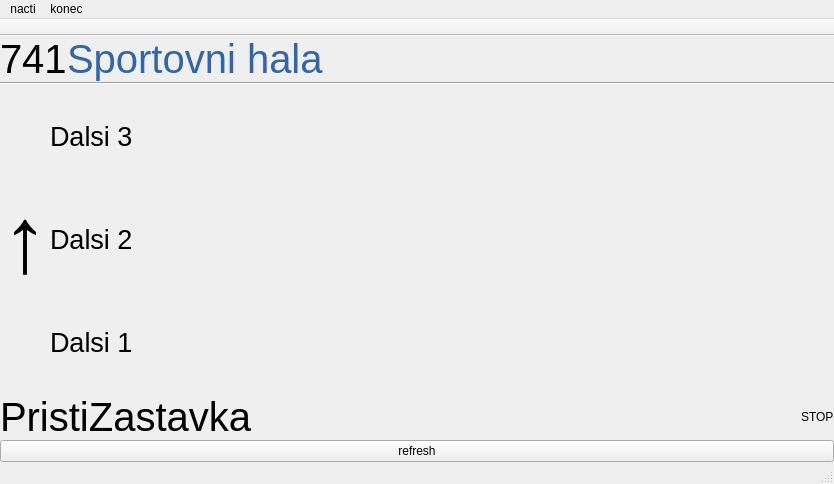
<?xml version="1.0" encoding="UTF-8"?>
<ui version="4.0">
 <class>MainWindow</class>
 <widget class="QMainWindow" name="MainWindow">
  <property name="enabled">
   <bool>true</bool>
  </property>
  <property name="geometry">
   <rect>
    <x>0</x>
    <y>0</y>
    <width>834</width>
    <height>484</height>
   </rect>
  </property>
  <property name="sizePolicy">
   <sizepolicy hsizetype="Minimum" vsizetype="Minimum">
    <horstretch>0</horstretch>
    <verstretch>0</verstretch>
   </sizepolicy>
  </property>
  <property name="windowTitle">
   <string>MainWindow</string>
  </property>
  <widget class="QWidget" name="centralWidget">
   <layout class="QHBoxLayout" name="horizontalLayout_4">
    <property name="spacing">
     <number>0</number>
    </property>
    <property name="leftMargin">
     <number>0</number>
    </property>
    <property name="topMargin">
     <number>0</number>
    </property>
    <property name="rightMargin">
     <number>0</number>
    </property>
    <property name="bottomMargin">
     <number>0</number>
    </property>
    <item>
     <layout class="QVBoxLayout" name="verticalLayout">
      <property name="spacing">
       <number>0</number>
      </property>
      <property name="sizeConstraint">
       <enum>QLayout::SetMaximumSize</enum>
      </property>
      <item>
       <layout class="QHBoxLayout" name="horizontalLayout">
        <property name="spacing">
         <number>0</number>
        </property>
        <item>
         <widget class="QLabel" name="Llinka">
          <property name="sizePolicy">
           <sizepolicy hsizetype="Maximum" vsizetype="Maximum">
            <horstretch>0</horstretch>
            <verstretch>0</verstretch>
           </sizepolicy>
          </property>
          <property name="font">
           <font>
            <pointsize>30</pointsize>
           </font>
          </property>
          <property name="autoFillBackground">
           <bool>false</bool>
          </property>
          <property name="text">
           <string>741</string>
          </property>
         </widget>
        </item>
        <item>
         <widget class="QLabel" name="Lcil">
          <property name="sizePolicy">
           <sizepolicy hsizetype="Preferred" vsizetype="Maximum">
            <horstretch>0</horstretch>
            <verstretch>0</verstretch>
           </sizepolicy>
          </property>
          <property name="font">
           <font>
            <pointsize>30</pointsize>
           </font>
          </property>
          <property name="autoFillBackground">
           <bool>false</bool>
          </property>
          <property name="text">
           <string>&lt;html&gt;&lt;head/&gt;&lt;body&gt;&lt;p&gt;&lt;span style=&quot; color:#3465a4;&quot;&gt;Sportovni hala&lt;/span&gt;&lt;/p&gt;&lt;/body&gt;&lt;/html&gt;</string>
          </property>
         </widget>
        </item>
       </layout>
      </item>
      <item>
       <widget class="Line" name="line">
        <property name="orientation">
         <enum>Qt::Horizontal</enum>
        </property>
       </widget>
      </item>
      <item>
       <layout class="QHBoxLayout" name="horizontalLayout_3">
        <property name="spacing">
         <number>0</number>
        </property>
        <item>
         <widget class="QLabel" name="sipka">
          <property name="sizePolicy">
           <sizepolicy hsizetype="Fixed" vsizetype="Preferred">
            <horstretch>0</horstretch>
            <verstretch>0</verstretch>
           </sizepolicy>
          </property>
          <property name="maximumSize">
           <size>
            <width>50</width>
            <height>16777215</height>
           </size>
          </property>
          <property name="font">
           <font>
            <pointsize>70</pointsize>
           </font>
          </property>
          <property name="text">
           <string>↑</string>
          </property>
          <property name="alignment">
           <set>Qt::AlignCenter</set>
          </property>
         </widget>
        </item>
        <item>
         <layout class="QVBoxLayout" name="verticalLayout_2">
          <property name="spacing">
           <number>0</number>
          </property>
          <item>
           <widget class="QLabel" name="Lnacestna4">
            <property name="sizePolicy">
             <sizepolicy hsizetype="Minimum" vsizetype="Minimum">
              <horstretch>0</horstretch>
              <verstretch>0</verstretch>
             </sizepolicy>
            </property>
            <property name="font">
             <font>
              <pointsize>20</pointsize>
             </font>
            </property>
            <property name="text">
             <string>Dalsi 3</string>
            </property>
           </widget>
          </item>
          <item>
           <widget class="QLabel" name="Lnacestna3">
            <property name="sizePolicy">
             <sizepolicy hsizetype="Minimum" vsizetype="Minimum">
              <horstretch>0</horstretch>
              <verstretch>0</verstretch>
             </sizepolicy>
            </property>
            <property name="font">
             <font>
              <pointsize>20</pointsize>
             </font>
            </property>
            <property name="text">
             <string>Dalsi 2</string>
            </property>
           </widget>
          </item>
          <item>
           <widget class="QLabel" name="Lnacestna2">
            <property name="sizePolicy">
             <sizepolicy hsizetype="Minimum" vsizetype="Minimum">
              <horstretch>0</horstretch>
              <verstretch>0</verstretch>
             </sizepolicy>
            </property>
            <property name="font">
             <font>
              <pointsize>20</pointsize>
             </font>
            </property>
            <property name="text">
             <string>Dalsi 1</string>
            </property>
           </widget>
          </item>
         </layout>
        </item>
       </layout>
      </item>
      <item>
       <layout class="QHBoxLayout" name="horizontalLayout_2">
        <property name="spacing">
         <number>0</number>
        </property>
        <item>
         <widget class="QLabel" name="Lnacestna1">
          <property name="sizePolicy">
           <sizepolicy hsizetype="Minimum" vsizetype="Maximum">
            <horstretch>0</horstretch>
            <verstretch>0</verstretch>
           </sizepolicy>
          </property>
          <property name="font">
           <font>
            <pointsize>30</pointsize>
           </font>
          </property>
          <property name="text">
           <string>PristiZastavka</string>
          </property>
          <property name="scaledContents">
           <bool>false</bool>
          </property>
         </widget>
        </item>
        <item>
         <widget class="QLabel" name="label_6">
          <property name="sizePolicy">
           <sizepolicy hsizetype="Fixed" vsizetype="Maximum">
            <horstretch>0</horstretch>
            <verstretch>0</verstretch>
           </sizepolicy>
          </property>
          <property name="text">
           <string>STOP</string>
          </property>
         </widget>
        </item>
       </layout>
      </item>
      <item>
       <widget class="QPushButton" name="refreshTlac">
        <property name="text">
         <string>refresh</string>
        </property>
       </widget>
      </item>
     </layout>
    </item>
   </layout>
  </widget>
  <widget class="QMenuBar" name="menuBar">
   <property name="enabled">
    <bool>true</bool>
   </property>
   <property name="geometry">
    <rect>
     <x>0</x>
     <y>0</y>
     <width>834</width>
     <height>22</height>
    </rect>
   </property>
   <property name="nativeMenuBar">
    <bool>false</bool>
   </property>
   <widget class="QMenu" name="menunacti">
    <property name="title">
     <string>nacti</string>
    </property>
    <addaction name="actiontestPolozka"/>
    <addaction name="actionstahnoutXML"/>
    <addaction name="action"/>
   </widget>
   <widget class="QMenu" name="menukonec">
    <property name="title">
     <string>konec</string>
    </property>
   </widget>
   <addaction name="menunacti"/>
   <addaction name="menukonec"/>
  </widget>
  <widget class="QToolBar" name="mainToolBar">
   <property name="enabled">
    <bool>true</bool>
   </property>
   <property name="sizePolicy">
    <sizepolicy hsizetype="Preferred" vsizetype="Minimum">
     <horstretch>0</horstretch>
     <verstretch>0</verstretch>
    </sizepolicy>
   </property>
   <property name="movable">
    <bool>false</bool>
   </property>
   <property name="floatable">
    <bool>false</bool>
   </property>
   <attribute name="toolBarArea">
    <enum>TopToolBarArea</enum>
   </attribute>
   <attribute name="toolBarBreak">
    <bool>false</bool>
   </attribute>
  </widget>
  <widget class="QStatusBar" name="statusBar">
   <property name="enabled">
    <bool>false</bool>
   </property>
   <property name="sizeGripEnabled">
    <bool>true</bool>
   </property>
  </widget>
  <action name="actiontestPolozka">
   <property name="text">
    <string>testPolozka</string>
   </property>
  </action>
  <action name="actionstahnoutXML">
   <property name="text">
    <string>stahnoutXML</string>
   </property>
  </action>
  <action name="action">
   <property name="text">
    <string>QUIT</string>
   </property>
  </action>
 </widget>
 <layoutdefault spacing="6" margin="11"/>
 <resources/>
 <connections/>
</ui>
